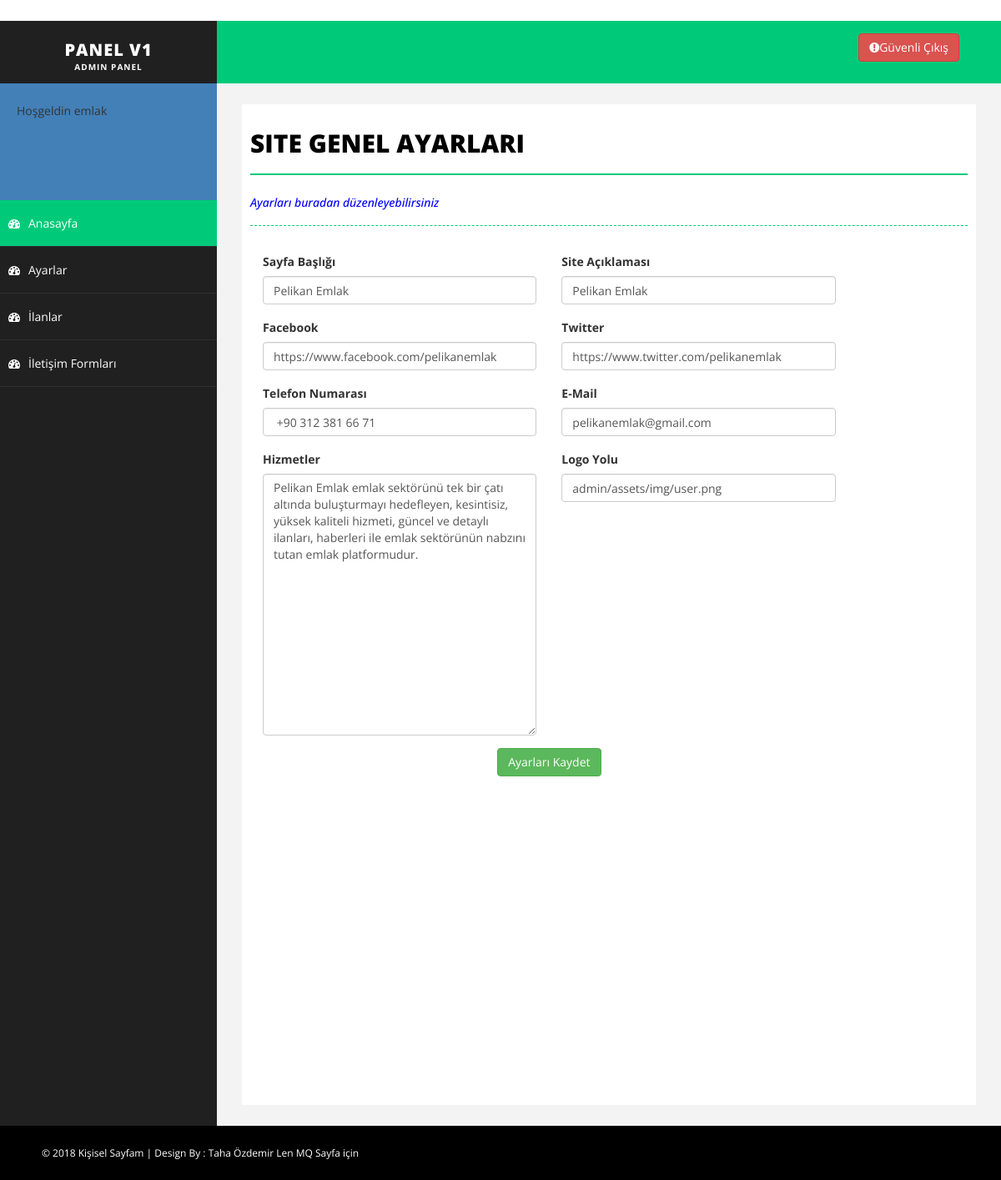
/admin/ayarlar.php (signed in), run on the app's committed database.
### tables this page shows
CREATE TABLE `ayarlar` (
  `ayar_id` int(11) NOT NULL,
  `ayar_email` varchar(50) NOT NULL,
  `ayar_title` varchar(200) NOT NULL,
  `ayar_description` varchar(200) NOT NULL,
  `ayar_logo` varchar(200) NOT NULL,
  `ayar_telefon` varchar(20) NOT NULL,
  `ayar_facebook` varchar(200) NOT NULL,
  `ayar_twitter` varchar(200) NOT NULL,
  `ayar_hizmetler` varchar(1800) NOT NULL
);

### admin/ayarlar.php (the view)
<?php
include 'header.php';
include 'sidebar.php';
$ayarsor=mysql_query("select *from ayarlar where ayar_id='1'");
$ayarcek=mysql_fetch_assoc($ayarsor);
?>
<div id="page-wrapper">
  <div id="page-inner">
    <div class="row">
      <div class="col-md-12">
        <h1 class="page-head-line">Site Genel Ayarları</h1>
        <?php
        if($_GET['durum']=="basarili")
          {?>
            <h1 class style="color:green;" ="page-subhead-line">Kayıtlar başarıyla güncellendi</h1>
            <?php
          }
          elseif ($_GET['durum']=="basarisiz") { ?>
            <h1 class="page-subhead-line" style="color: red;">Kayıtlar güncellenemedi. Değişiklik yapmamış olabilirsiniz</h1>
            <?php }
            else{?>
              <h1 class="page-subhead-line" style="color: blue;">Ayarları buradan düzenleyebilirsiniz</h1>
              <?php
            }
            ?>
          </div>
        </div>
        <form action="netting/islem.php" method="POST">
          <div class="form-group col-md-5">
            <label>Sayfa Başlığı</label>
            <input class="form-control" type="text" name="ayar_title" value="<?php echo $ayarcek['ayar_title']; ?>">
          </div>
          <div class="form-group col-md-5">
            <label>Site Açıklaması</label>
            <input class="form-control" type="text" name="ayar_description" value="<?php echo $ayarcek['ayar_description']; ?>">
          </div>
          <div class="form-group col-md-5">
            <label>Facebook</label>
            <input class="form-control" type="text" name="ayar_facebook" value="<?php echo $ayarcek['ayar_facebook']; ?>">
          </div>
          <div class="form-group col-md-5">
            <label>Twitter</label>
            <input class="form-control" type="text" name="ayar_twitter" value="<?php echo $ayarcek['ayar_twitter']; ?>">
          </div>
          <div class="form-group col-md-5">
            <label>Telefon Numarası</label>
            <input class="form-control" type="text" name="ayar_telefon" value="<?php echo $ayarcek['ayar_telefon']; ?>">
          </div>
          <div class="form-group col-md-5">
            <label>E-Mail</label>
            <input class="form-control" type="email" name="ayar_email" value="<?php echo $ayarcek['ayar_email']; ?>">
          </div>
          <div class="form-group col-md-5">
            <label>Hizmetler</label>
            <textarea  rows="15" class="form-control" type="text" name="ayar_hizmetler"><?php echo $ayarcek['ayar_hizmetler']; ?></textarea>
          </div>
          <div class="form-group col-md-5">
            <label>Logo Yolu</label>
            <input class="form-control" type="text" name="ayar_logo" value="<?php echo $ayarcek['ayar_logo']; ?>">
          </div>
          <center>
            <div class="form-group col-md-10">
              <input class="btn btn-success" type="submit" name="ayarlarikaydet" value="Ayarları Kaydet">
            </div>
          </center>
        </form>
      </div>
    </div>
  </div>
  <?php include 'footer.php';
  ?>

### admin/assets/css/basic.css (style rules this page uses)
body { font-family: 'Open Sans', sans-serif; line-height:25px; }
#page-wrapper { padding: 15px 15px; min-height: 600px; background: #F3F3F3; }
#page-inner { width: 100%; margin: 10px 20px 10px 0px; background-color: #fff!important; padding: 10px; min-height: 1200px; }
.page-head-line { font-size: 30px; text-transform: uppercase; color: #000; font-weight: 800; padding-bottom: 20px; border-bottom: 2px solid #00CA79; margin-bottom: 10px; }
.page-subhead-line { font-size: 14px; padding-top: 5px; padding-bottom: 20px; font-style:italic; margin-bottom:30px; border-bottom:1px dashed #00CA79; }
@media (min-width:768px) { #page-wrapper { margin: 0 0 0 260px; padding: 15px 30px; min-height: 1200px; } }

### data on the page
ayarlar: ayar_title "Pelikan Emlak", ayar_description "Pelikan Emlak", ayar_facebook "https://www.facebook.com/pelikanemlak", ayar_twitter "https://www.twitter.com/pelikanemlak", ayar_telefon "+90 312 381 66 71", ayar_email "pelikanemlak@gmail.com", ayar_hizmetler "Pelikan Emlak emlak sektörünü tek bir çatı altında buluşturmayı hedefleyen, kesintisiz, yüksek kaliteli hizmeti, güncel ve detaylı ilanları, haberleri ile emlak sektörünün nabzını tutan emlak platformudur.", ayar_logo "admin/assets/img/user.png"

### other printed values
$_SESSION['admin_kadi'] "emlak"
